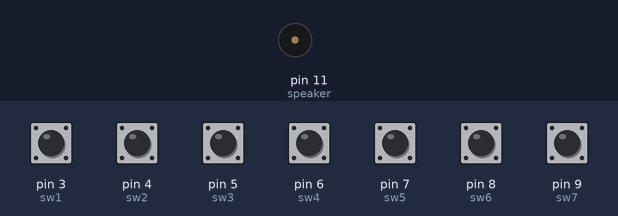
Simulated run of this sketch. Board: Arduino Uno, built with avr-gcc and run on an emulated ATmega328P. Parts: buzzer (waves = sounding). Inputs (shaded band) come from the test bench; at power-on: pin 3 (sw1), pin 4 (sw2), pin 5 (sw3), pin 6 (sw4), pin 7 (sw5), pin 8 (sw6), pin 9 (sw7) HIGH.

Above: at 1.2 s.
1.3 s: pin 3 (sw1) pulled LOW for 0.15 s
At 1.37 s:
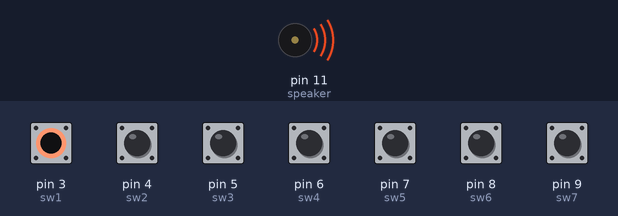
Timing chart, 0 to 4.3 s (numbered marks = the images above; inputs shaded):
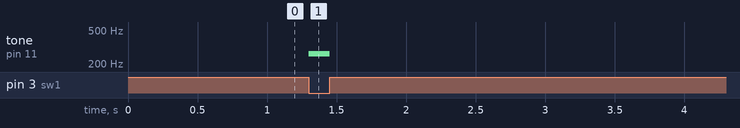

The sketch:

piano.ino
```cpp
#define sw1 3
#define sw2 4
#define sw3 5
#define sw4 6
#define sw5 7
#define sw6 8
#define sw7 9
#define speaker 11

void setup()
{
  pinMode(sw1, INPUT_PULLUP);
  pinMode(sw2, INPUT_PULLUP);
  pinMode(sw3, INPUT_PULLUP);
  pinMode(sw4, INPUT_PULLUP);
  pinMode(sw5, INPUT_PULLUP);
  pinMode(sw6, INPUT_PULLUP);
  pinMode(sw7, INPUT_PULLUP);
  pinMode(speaker, OUTPUT);
}

void loop()
{
  int a = digitalRead(sw1);
  int b = digitalRead(sw2);
  int c = digitalRead(sw3);
  int d = digitalRead(sw4);
  int e = digitalRead(sw5);
  int f = digitalRead(sw6);
  int g = digitalRead(sw7);
  while(a==0)
  {
    tone(speaker, 262);
    a=digitalRead(sw1);
  }
  while(b==0)
  {
    tone(speaker, 294);
    b=digitalRead(sw2);
  }
  while(c==0)
  {
    tone(speaker, 330);
    c=digitalRead(sw3);
  }
  while(d==0)
  {
    tone(speaker, 349);
    d=digitalRead(sw4);
  }
  while(e==0)
  {
    tone(speaker, 392);
    e=digitalRead(sw5);
  }
  while(f==0)
  {
    tone(speaker, 440);
    f=digitalRead(sw6);
  }
  while(g==0)
  {
    tone(speaker, 494);
    g=digitalRead(sw7);
  }
  noTone(speaker);
}
```

Measured:
- after the input at 1.3 s, tone on pin 11 (speaker): silent → 262 Hz at once, → silent 0.15 s later
